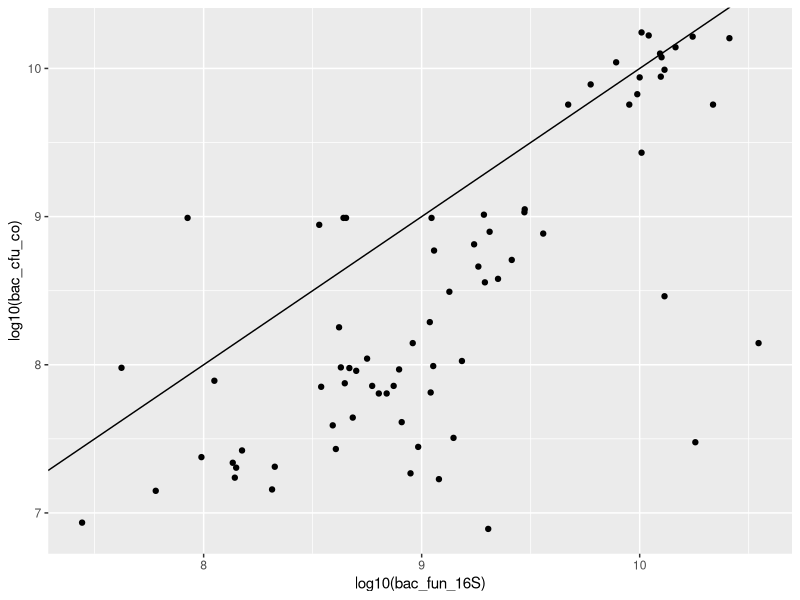
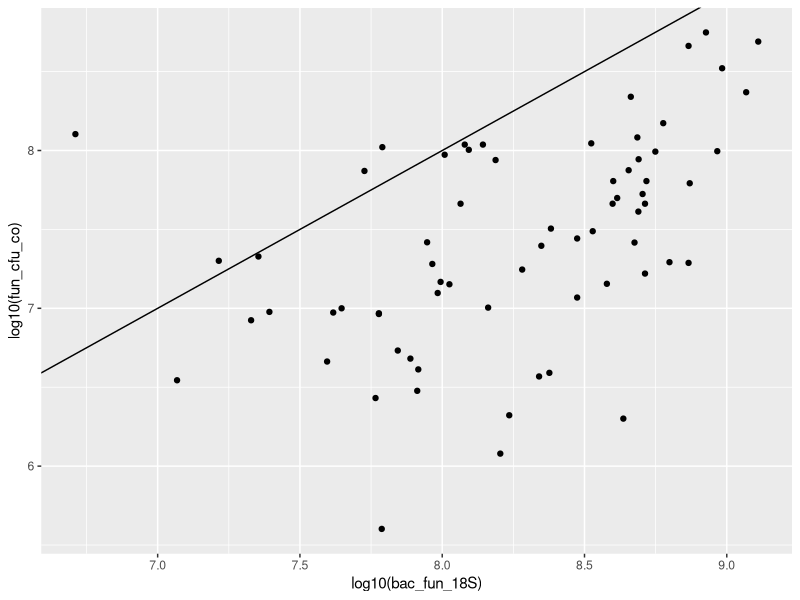
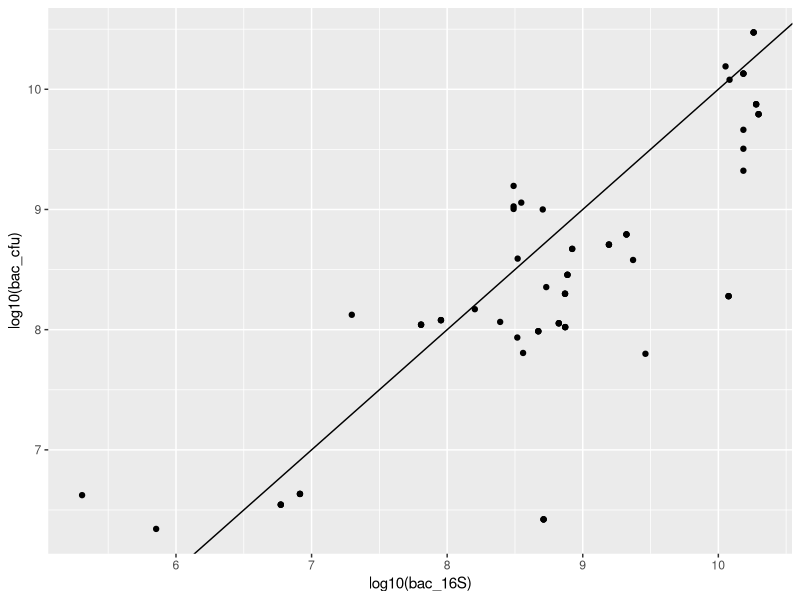
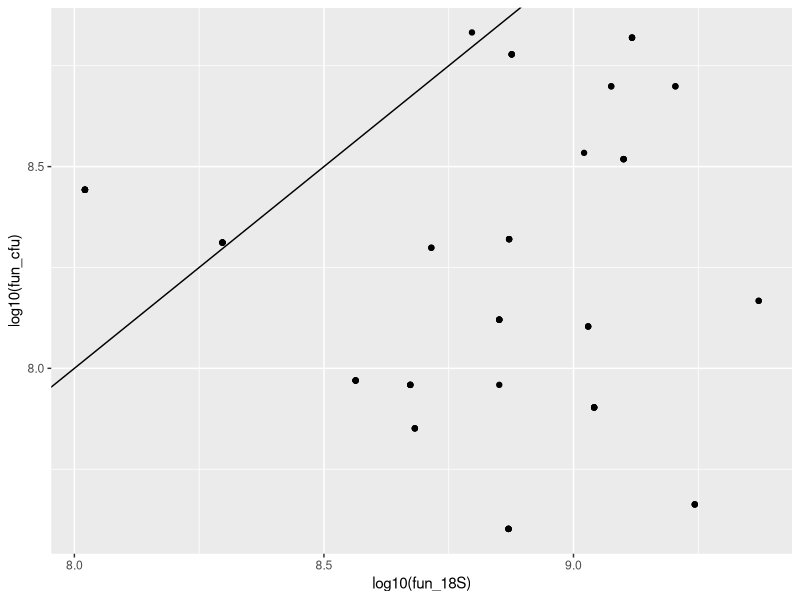
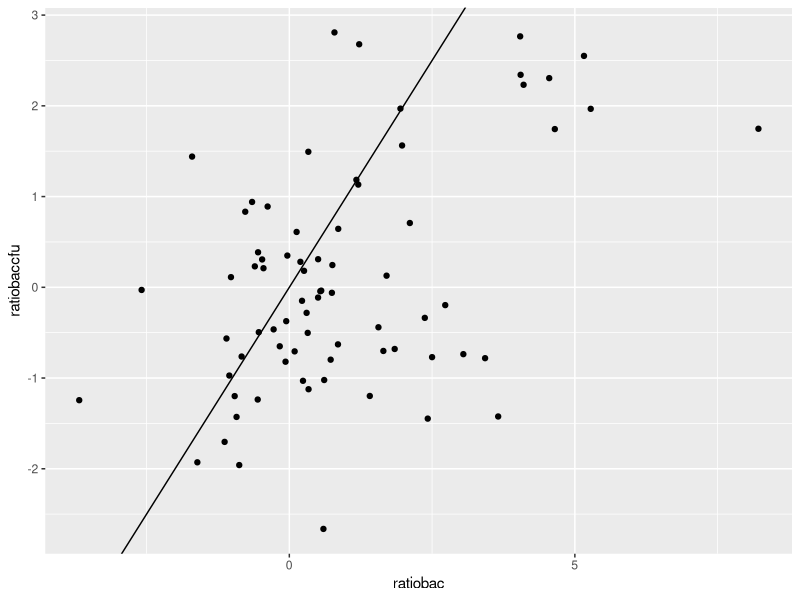
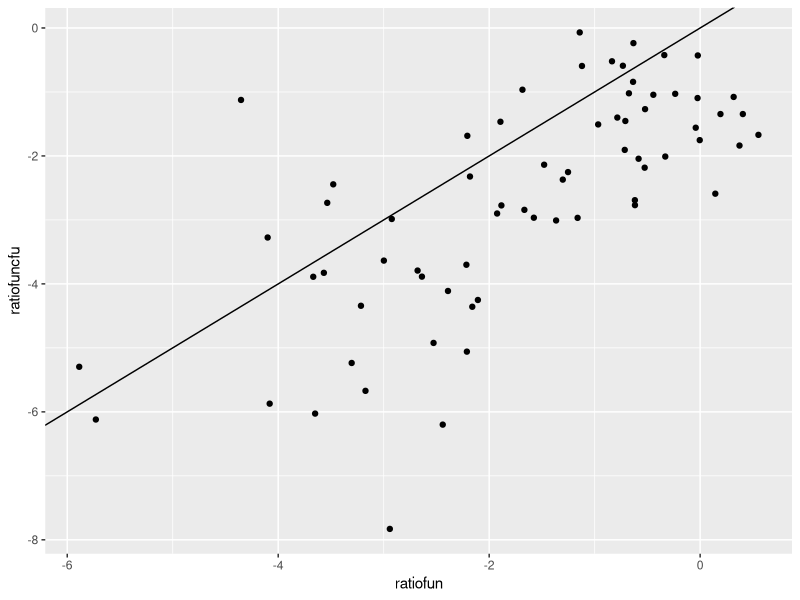
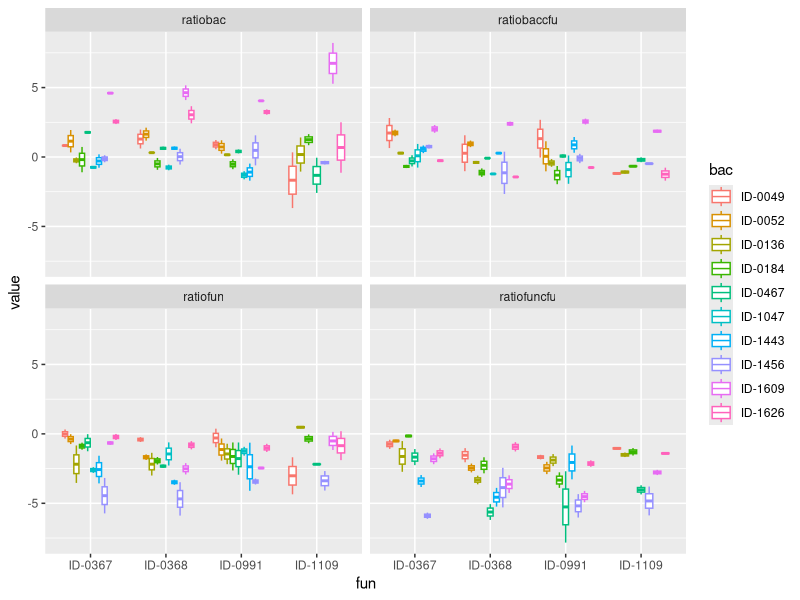
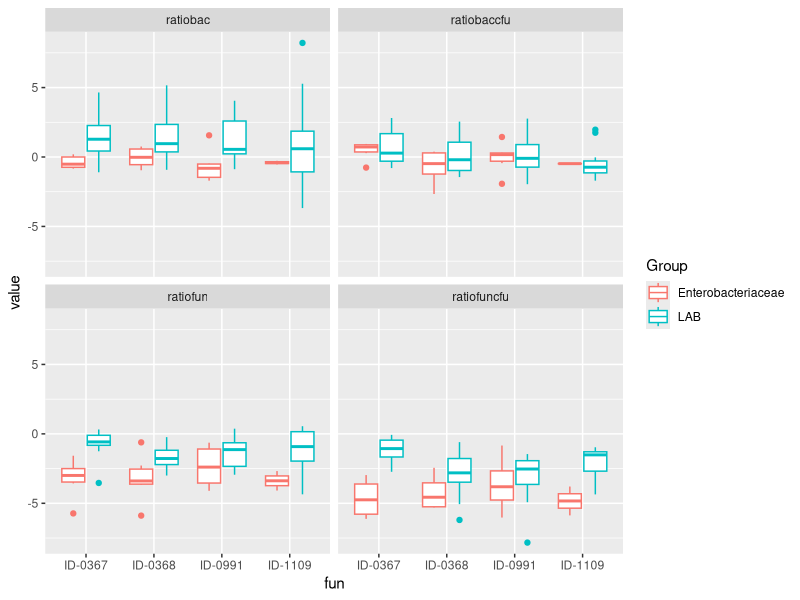

The R script that drew these images, in order:
library(tidyverse)
data <- read.table("./02-rawdata/Co_Culture_qPCR_finalResults.txt", header = T, sep = "\t")

data$ratiobac <- log2(data$bac_fun_16S/data$bac_16S)
data$ratiofun <- log2(data$bac_fun_18S/data$fun_18S)
data$ratiobaccfu <- log2(data$bac_cfu_co/data$bac_cfu)
data$ratiofuncfu <- log2(data$fun_cfu_co/data$fun_cfu)

ggplot(data, aes(x = log10(bac_fun_16S), y = log10(bac_cfu_co))) +
  geom_point() +
  geom_abline(intercept = 0, slope = 1)
ggplot(data, aes(x = log10(bac_fun_18S), y = log10(fun_cfu_co))) +
  geom_point() +
  geom_abline(intercept = 0, slope = 1)
ggplot(data, aes(x = log10(bac_16S), y = log10(bac_cfu))) +
  geom_point() +
  geom_abline(intercept = 0, slope = 1)
ggplot(data, aes(x = log10(fun_18S), y = log10(fun_cfu))) +
    geom_point() +
    geom_abline(intercept = 0, slope = 1)

ggplot(data, aes(x = ratiobac, y = ratiobaccfu)) +
    geom_point() +
    geom_abline(intercept = 0, slope = 1)
ggplot(data, aes(x = ratiofun, y = ratiofuncfu)) +
    geom_point() +
    geom_abline(intercept = 0, slope = 1)

datalong <- pivot_longer(data, cols = c(ratiobac, ratiofun, ratiobaccfu, ratiofuncfu), names_to = "ratio", values_to = "value")

meta <- read.table("./01-metadata/isolateinfo.txt", header = T, sep = "\t")
metashort <- meta[, c("shortIDreplacement", "GenusWGS", "Group")]
colnames(metashort) <- c("bac", "bacGenus", "Group")

datalong <- data.frame(datalong)
datalong <- left_join(datalong, metashort, by = c("bac" = "bac"))
metaus <- meta[, c("shortIDreplacement", "GenusWGS")]
colnames(metaus) <- c("fun", "funGenus")
datalong <- left_join(datalong, metaus, by = c("fun" = "fun"))

ggplot(datalong, aes(x = fun, y = value, color = bac)) +
  geom_boxplot() +
  facet_wrap(~ratio)

ggplot(datalong, aes(x = fun, y = value, color = Group)) +
  geom_boxplot() +
  facet_wrap(~ratio)

ggplot(datalong, aes(x = ratio, y = value, color = Group)) +
  geom_boxplot(outlier.shape = NA) +
  geom_jitter(aes(group = Group), position = position_jitterdodge(jitter.width = 0.2, dodge.width = 0.75))

datalong$group2 <- ifelse(grepl("bac", datalong$ratio), "bacteria", "fungi")
datalong$highlights <- ifelse(datalong$bac == "ID-1609", "ID-1609", "other strains")
datalong$highlights <- ifelse(datalong$bac == "ID-1626", "ID-1626", datalong$highlights)
datalong$highlights <- ifelse(datalong$bac == "ID-1456", "ID-1456", datalong$highlights)
datalong$labs <- ifelse(datalong$ratio == "ratiobac", "qPCR 16S", 
                         ifelse(datalong$ratio == "ratiofun", "qPCR 18S", 
                                ifelse(datalong$ratio == "ratiobaccfu", "CFU", "CFU")))

ggplot(datalong, aes(x = labs, y = value, fill = Group)) +
  geom_boxplot(outlier.shape = NA, alpha = 0.3) +
  geom_jitter(aes(group = Group, color = highlights, shape = fun), alpha = 0.8, position = position_jitterdodge(jitter.width = 0.2, dodge.width = 0.75)) +
    facet_wrap(~group2, scales = "free_x") +
    theme_bw() +
    scale_fill_manual(values = c("white", "grey"), name = "group") +
    scale_color_manual(values = c("#D45500", "#004455", "#00738E", "#626567"), name = "bacterial partner") +
    scale_shape_manual(values = c(15, 16, 17, 3), name = "fungal partner") +
    ylab("log2 ratio") +
    xlab("") +
    theme(strip.background = element_rect(fill = "transparent", color = NA),
          panel.background = element_rect(fill = "transparent", color = NA),
          plot.background = element_rect(fill = "transparent", color = NA),
          legend.key = element_rect(fill = "transparent", color = NA),
          legend.background = element_rect(fill = "transparent", color = NA))

ggsave("./03-Routputfiles/S_CoCulture/S_qPCR.svg", width = 16, height = 16, units = "cm")
ggsave("./03-Routputfiles/S_CoCulture/S_qPCR.png", width = 16, height = 16, units = "cm", dpi = 300)
